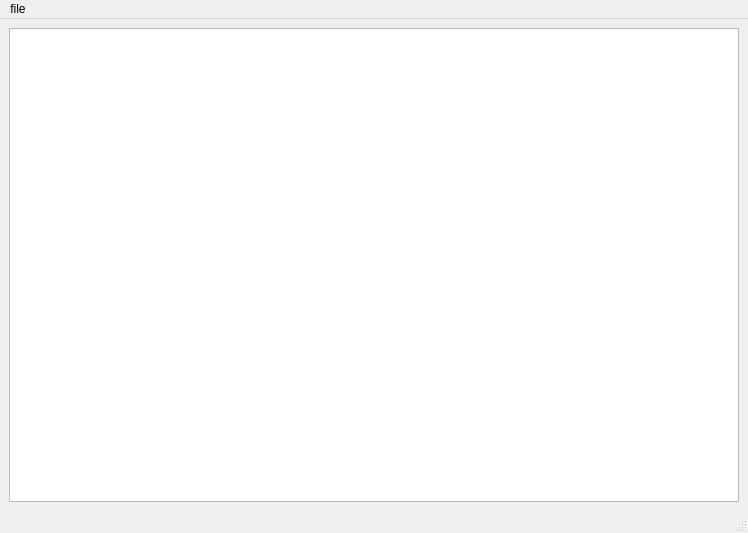
<?xml version="1.0" encoding="UTF-8"?>
<ui version="4.0">
 <class>MainWindow</class>
 <widget class="QMainWindow" name="MainWindow">
  <property name="geometry">
   <rect>
    <x>0</x>
    <y>0</y>
    <width>748</width>
    <height>533</height>
   </rect>
  </property>
  <property name="windowTitle">
   <string>MainWindow</string>
  </property>
  <widget class="QWidget" name="centralwidget">
   <layout class="QGridLayout" name="gridLayout">
    <item row="0" column="0">
     <widget class="QTreeView" name="treeView"/>
    </item>
   </layout>
  </widget>
  <widget class="QMenuBar" name="menubar">
   <property name="geometry">
    <rect>
     <x>0</x>
     <y>0</y>
     <width>748</width>
     <height>33</height>
    </rect>
   </property>
   <widget class="QMenu" name="menufile">
    <property name="title">
     <string>file</string>
    </property>
    <addaction name="actionopen"/>
    <addaction name="actionsave"/>
   </widget>
   <addaction name="menufile"/>
  </widget>
  <widget class="QStatusBar" name="statusbar"/>
  <action name="actionopen">
   <property name="text">
    <string>open</string>
   </property>
  </action>
  <action name="actionsave">
   <property name="text">
    <string>save</string>
   </property>
  </action>
 </widget>
 <resources/>
 <connections/>
</ui>
